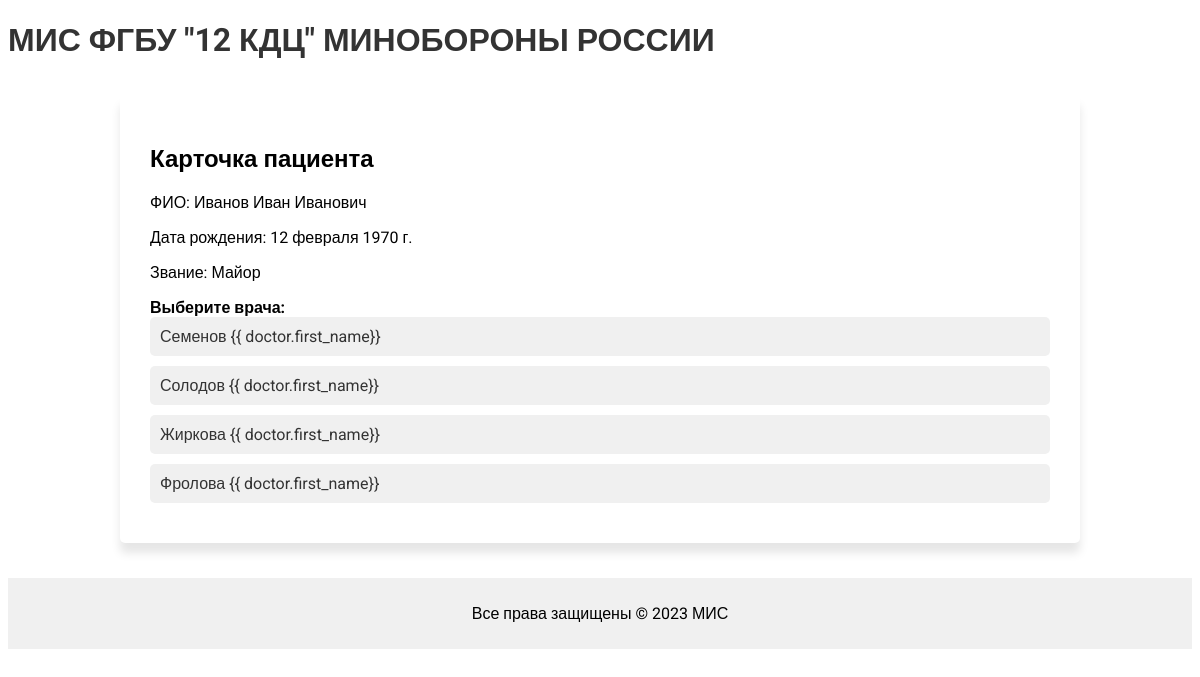
The app's page /patient-profile/1/ with its own data.
### medical/models.py (models this page shows, shortened)
class Patient(models.Model):
    full_name = models.CharField(verbose_name='ФИО', max_length=100)
    gender = models.CharField(verbose_name='Пол', max_length=10, choices=[('M', 'Мужской'), ('F', 'Женский')])
    birth_date = models.DateField(verbose_name='Дата рождения')
    insurance_number = models.CharField(verbose_name='Номер полиса', max_length=20)
    snils_number = models.CharField(verbose_name='Номер СНИЛС', max_length=20)
    military_rank = models.CharField(verbose_name='Воинское звание', max_length=50, blank=True, null=True)
    address = models.CharField(verbose_name='Адрес проживания', max_length=100)
    contact_number = models.CharField(verbose_name='Контактный номер', max_length=20)
    email = models.EmailField(verbose_name='Эл. почта', max_length=100)
    medical_history = models.TextField(verbose_name='Анамнез заболеваний')
    chronic_conditions = models.TextField(verbose_name='Хронические заболевания')
    surgeries = models.TextField(verbose_name='История операций и процедур')
    allergies = models.TextField(verbose_name='Аллергические реакции и непереносимость лекарств')
    medical_tests = models.TextField(verbose_name='Результаты медицинских обследований')
    prescriptions = models.TextField(verbose_name='Рецепты и назначения лекарств')

class Doctor(models.Model):
    user = models.OneToOneField(User, on_delete=models.CASCADE)
    last_name = models.CharField(verbose_name='Фамилия', max_length=100)
    first_name = models.CharField(verbose_name='Имя', max_length=100)
    middle_name = models.CharField(verbose_name='Отчество', max_length=50)
    specialization = models.CharField(verbose_name='Должность', max_length=100)
    contact_number = models.CharField(verbose_name='Телефон', max_length=20)
    start_time = models.TimeField(verbose_name='Время начала приема')
    end_time = models.TimeField(verbose_name='Время окончания приема')
    appointment_duration = models.PositiveIntegerField(verbose_name='Длительность приема в минутах')

### medical/views.py (the view)
# urls.py: path('patient-profile/<int:patient_id>/', views.patient_profile, name='patient_profile'),
def patient_profile(request, patient_id):
    patient = get_object_or_404(Patient, id=patient_id)
    doctors = Doctor.objects.all()
    return render(request, 'patient_profile.html', {'patient': patient, 'doctors': doctors})

### medical/context_processors.py (called while the page is built)
def is_medregistrator(request):
    return {
        'is_medregistrator': request.user.groups.filter(name='Медрегистратор').exists()
    }

def is_doctor(request):
    return {
        'is_doctor': request.user.groups.filter(name='Doctors').exists()
    }

### medical/templates/patient_profile.html (shortened to what this page needs)
{% extends 'base.html' %}
{% block content %}
<h2>Карточка пациента</h2>
<p>ФИО: {{ patient.full_name }}</p>
<p>Дата рождения: {{ patient.birth_date }}</p>
<p>Звание: {{ patient.military_rank }}</p>
<label for="doctor"><b>Выберите врача:</b></label>
<ul>
    {% for doctor in doctors %}
    <li><a href="{% url 'doctor_schedule' patient_id=patient.id doctor_id=doctor.id%}">{{ doctor.last_name }} {{
        doctor.first_name}}</a></li>
    {% empty %}
    <li>Нет доступных врачей</li>
    {% endfor %}
</ul>
{% endblock %}

### medical/static/styles.css (style rules this page uses)
body { font-family: "Roboto", Arial, sans-serif; }
h1, h2, h3, h4, h5, h6 { font-family: "Roboto", Arial, sans-serif; font-weight: bold; }
ul { list-style: none; padding: 0; margin: 0; }
ul li { margin-bottom: 10px; }
ul li a { display: block; padding: 10px; background-color: #f0f0f0; color: #333; text-decoration: none; border-radius: 5px; transition: background-color 0.2s ease; }

### records on screen
Patient: full_name "Иванов Иван Иванович", birth_date "12 февраля 1970 г.", military_rank "Майор"
Doctor: last_name "Семенов"
Doctor: last_name "Солодов"
Doctor: last_name "Жиркова"
Doctor: last_name "Фролова"
